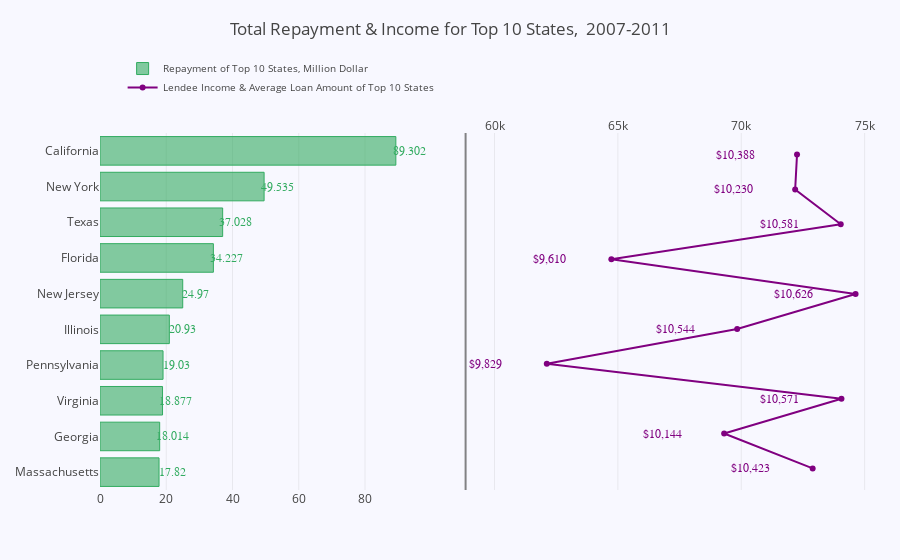

This figure's notebook cell:
### Code cell
from plotly import tools


y_0 = Plot5['Repayment'].tolist()
y_1 = Plot5['Income'].tolist()
x = Plot5.index.tolist()

trace0 = go.Bar(
    x=y_0,
    y=x,
    marker=dict(
        color='rgba(50, 171, 96, 0.6)',
        line=dict(
            color='rgba(50, 171, 96, 1.0)',
            width=1),
    ),
    name='Repayment of Top 10 States, Million Dollar',
    orientation='h',
    hoverinfo='none'
)
trace1 = go.Scatter(
    x=y_1,
    y=x,
    mode='lines+markers',
    line=dict(
        color='rgb(128, 0, 128)'),
    name='Lendee Income & Average Loan Amount of Top 10 States',
    hoverinfo="x+y"
)
layout = dict(
    title='Total Repayment & Income for Top 10 States,  2007-2011',
    yaxis=dict(
        showgrid=False,
        showline=False,
        showticklabels=True,
        domain=[0, 0.85],
    ),
    yaxis2=dict(
        showgrid=False,
        showline=True,
        showticklabels=False,
        linecolor='rgba(102, 102, 102, 0.8)',
        linewidth=2,
        domain=[0, 0.85],
    ),
    xaxis=dict(
        zeroline=False,
        showline=False,
        showticklabels=True,
        showgrid=True,
        domain=[0, 0.42],
    ),
    xaxis2=dict(
        zeroline=False,
        showline=False,
        showticklabels=True,
        showgrid=True,
        domain=[0.47, 1],
        side='top',
        dtick=5000,
    ),
    legend=dict(
        x=0.029,
        y=1.038,
        font=dict(
            size=10,
        ),
    ),
    margin=dict(
        l=100,
        r=20,
        t=70,
        b=70,
    ),
    paper_bgcolor='rgb(248, 248, 255)',
    plot_bgcolor='rgb(248, 248, 255)',
)

annotations = []

# Adding labels
for ydn, yd, xd, fa in zip(y_1, y_0, x,Plot5['Funded Amount'].tolist()):
    # labeling the scatter 
    annotations.append(dict(xref='x2', yref='y2',
                            y=xd, x=ydn-2500,
                            text='$'+'{:,}'.format(fa),
                            font=dict(family='Arial', size=12,
                                      color='rgb(128, 0, 128)'),
                            showarrow=False))
    # labeling the bar 
    annotations.append(dict(xref='x1', yref='y1',
                            y=xd, x=yd + 4,
                            text=str(yd) ,
                            font=dict(family='Arial', size=12,
                                      color='rgb(50, 171, 96)'),
                            showarrow=False))

layout['annotations'] = annotations

# Creating two subplots
fig = tools.make_subplots(rows=1, cols=2, specs=[[{}, {}]], shared_xaxes=True,
                          shared_yaxes=False, vertical_spacing=0.001)

fig.append_trace(trace0, 1, 1)
fig.append_trace(trace1, 1, 2)

fig['layout'].update(layout)
py.iplot(fig, filename='Plot5')

### Figure 1 — Plotly figure (JSON) as saved in the notebook; plotly's stock layout.template omitted (floating-point values rounded to 4 significant figures)
{"data": [{"hoverinfo": "none", "marker": {"color": "rgba(50, 171, 96, 0.6)", "line": {"color": "rgba(50, 171, 96, 1.0)", "width": 1}}, "name": "Repayment of Top 10 States, Million Dollar", "orientation": "h", "type": "bar", "uid": "e3895382-d502-11e8-af7a-b16ad29151c9", "x": [17.82, 18.01, 18.88, 19.03, 20.93, 24.97, 34.23, 37.03, 49.53, 89.3], "xaxis": "x", "y": ["Massachusetts", "Georgia", "Virginia", "Pennsylvania", "Illinois", "New Jersey", "Florida", "Texas", "New York", "California"], "yaxis": "y"}, {"hoverinfo": "x+y", "line": {"color": "rgb(128, 0, 128)"}, "mode": "lines+markers", "name": "Lendee Income & Average Loan Amount of Top 10 States", "type": "scatter", "uid": "e389ef58-d502-11e8-8b08-b16ad29151c9", "x": [72893, 69306, 74060, 62119, 69834, 74632, 64735, 74030, 72184, 72259], "xaxis": "x2", "y": ["Massachusetts", "Georgia", "Virginia", "Pennsylvania", "Illinois", "New Jersey", "Florida", "Texas", "New York", "California"], "yaxis": "y2"}], "layout": {"annotations": [{"font": {"color": "rgb(128, 0, 128)", "family": "Arial", "size": 12}, "showarrow": false, "text": "$10,423", "x": 70393, "xref": "x2", "y": "Massachusetts", "yref": "y2"}, {"font": {"color": "rgb(50, 171, 96)", "family": "Arial", "size": 12}, "showarrow": false, "text": "17.82", "x": 21.82, "xref": "x", "y": "Massachusetts", "yref": "y"}, {"font": {"color": "rgb(128, 0, 128)", "family": "Arial", "size": 12}, "showarrow": false, "text": "$10,144", "x": 66806, "xref": "x2", "y": "Georgia", "yref": "y2"}, {"font": {"color": "rgb(50, 171, 96)", "family": "Arial", "size": 12}, "showarrow": false, "text": "18.014", "x": 22.01, "xref": "x", "y": "Georgia", "yref": "y"}, {"font": {"color": "rgb(128, 0, 128)", "family": "Arial", "size": 12}, "showarrow": false, "text": "$10,571", "x": 71560, "xref": "x2", "y": "Virginia", "yref": "y2"}, {"font": {"color": "rgb(50, 171, 96)", "family": "Arial", "size": 12}, "showarrow": false, "text": "18.877", "x": 22.88, "xref": "x", "y": "Virginia", "yref": "y"}, {"font": {"color": "rgb(128, 0, 128)", "family": "Arial", "size": 12}, "showarrow": false, "text": "$9,829", "x": 59619, "xref": "x2", "y": "Pennsylvania", "yref": "y2"}, {"font": {"color": "rgb(50, 171, 96)", "family": "Arial", "size": 12}, "showarrow": false, "text": "19.03", "x": 23.03, "xref": "x", "y": "Pennsylvania", "yref": "y"}, {"font": {"color": "rgb(128, 0, 128)", "family": "Arial", "size": 12}, "showarrow": false, "text": "$10,544", "x": 67334, "xref": "x2", "y": "Illinois", "yref": "y2"}, {"font": {"color": "rgb(50, 171, 96)", "family": "Arial", "size": 12}, "showarrow": false, "text": "20.93", "x": 24.93, "xref": "x", "y": "Illinois", "yref": "y"}, {"font": {"color": "rgb(128, 0, 128)", "family": "Arial", "size": 12}, "showarrow": false, "text": "$10,626", "x": 72132, "xref": "x2", "y": "New Jersey", "yref": "y2"}, {"font": {"color": "rgb(50, 171, 96)", "family": "Arial", "size": 12}, "showarrow": false, "text": "24.97", "x": 28.97, "xref": "x", "y": "New Jersey", "yref": "y"}, {"font": {"color": "rgb(128, 0, 128)", "family": "Arial", "size": 12}, "showarrow": false, "text": "$9,610", "x": 62235, "xref": "x2", "y": "Florida", "yref": "y2"}, {"font": {"color": "rgb(50, 171, 96)", "family": "Arial", "size": 12}, "showarrow": false, "text": "34.227", "x": 38.23, "xref": "x", "y": "Florida", "yref": "y"}, {"font": {"color": "rgb(128, 0, 128)", "family": "Arial", "size": 12}, "showarrow": false, "text": "$10,581", "x": 71530, "xref": "x2", "y": "Texas", "yref": "y2"}, {"font": {"color": "rgb(50, 171, 96)", "family": "Arial", "size": 12}, "showarrow": false, "text": "37.028", "x": 41.03, "xref": "x", "y": "Texas", "yref": "y"}, {"font": {"color": "rgb(128, 0, 128)", "family": "Arial", "size": 12}, "showarrow": false, "text": "$10,230", "x": 69684, "xref": "x2", "y": "New York", "yref": "y2"}, {"font": {"color": "rgb(50, 171, 96)", "family": "Arial", "size": 12}, "showarrow": false, "text": "49.535", "x": 53.53, "xref": "x", "y": "New York", "yref": "y"}, {"font": {"color": "rgb(128, 0, 128)", "family": "Arial", "size": 12}, "showarrow": false, "text": "$10,388", "x": 69759, "xref": "x2", "y": "California", "yref": "y2"}, {"font": {"color": "rgb(50, 171, 96)", "family": "Arial", "size": 12}, "showarrow": false, "text": "89.302", "x": 93.3, "xref": "x", "y": "California", "yref": "y"}], "legend": {"font": {"size": 10}, "x": 0.029, "y": 1.038}, "margin": {"b": 70, "l": 100, "r": 20, "t": 70}, "paper_bgcolor": "rgb(248, 248, 255)", "plot_bgcolor": "rgb(248, 248, 255)", "title": "Total Repayment & Income for Top 10 States,  2007-2011", "xaxis": {"anchor": "y", "domain": [0, 0.42], "showgrid": true, "showline": false, "showticklabels": true, "zeroline": false}, "xaxis2": {"anchor": "y2", "domain": [0.47, 1], "dtick": 5000, "showgrid": true, "showline": false, "showticklabels": true, "side": "top", "zeroline": false}, "yaxis": {"anchor": "x", "domain": [0, 0.85], "showgrid": false, "showline": false, "showticklabels": true}, "yaxis2": {"anchor": "x2", "domain": [0, 0.85], "linecolor": "rgba(102, 102, 102, 0.8)", "linewidth": 2, "showgrid": false, "showline": true, "showticklabels": false}}}
